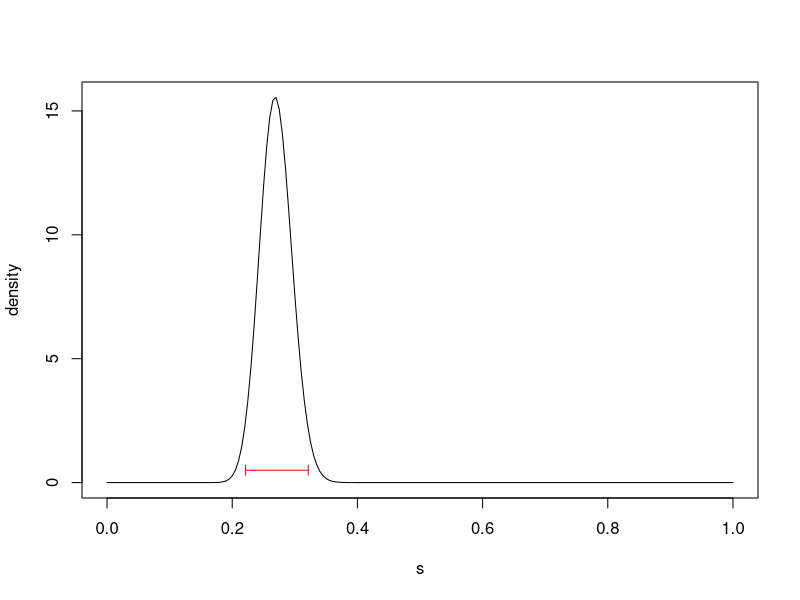
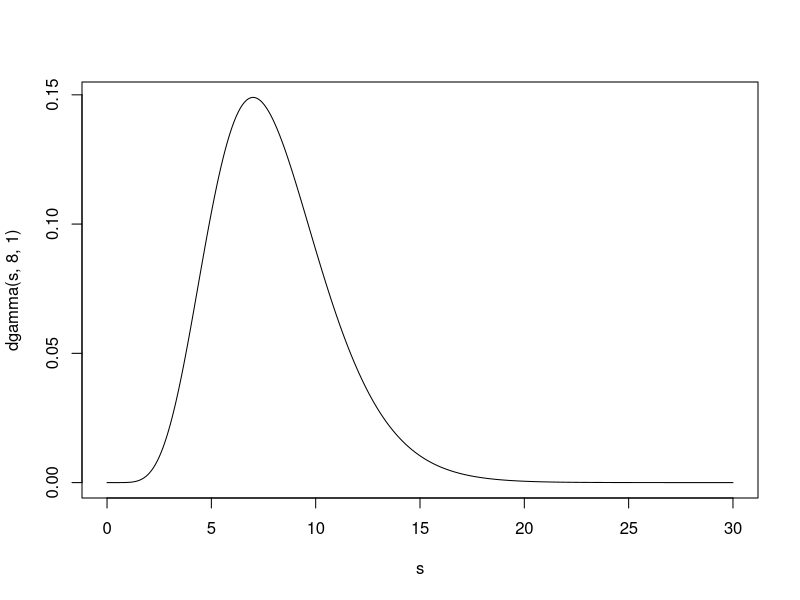
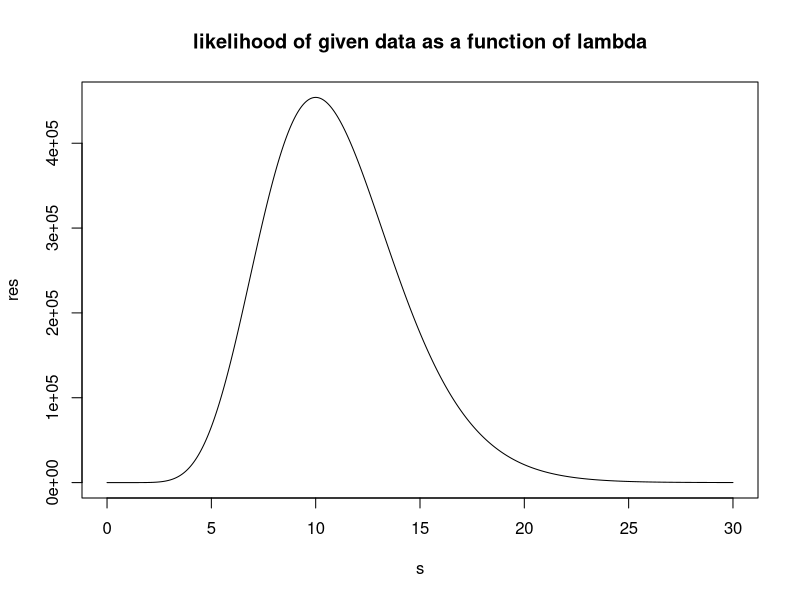

The R script that drew these images, in order:
## ---- chunk 1
knitr::opts_chunk$set(echo = TRUE)
## ---- chunk 2
s <- seq(0.0, 1, by = 0.005)
plot(s, dbeta(s, 81, 219), type = 'l', ylab = 'density')
arrows(qbeta(0.025, 81, 219), 0.5, qbeta(0.975, 81, 219), 0.5, col = 'red', code = 3, angle = 90, length = 0.05) # adding an 'arrow' to display a credibility interval at the level y = 0.5
## ---- chunk 3
print( c( qbeta(0.025, 81, 219), qbeta(0.975, 81, 219) ) )  # equal tailed Credibility interval
## ---- chunk 4
## your answer
## ---- chunk 5
# your answers
## ---- chunk 6
# your answers
## ---- chunk 7
# your answers
## ---- chunk 8
# your answers
## ---- chunk 9
s <- seq(0, 30, by = 0.01)
plot(s, dgamma(s, 8, 1), type = 'l')

## ---- chunk 10
y <- c(0.131, 0.078, 0.297, 0.024, 0.016, 0.057, 0.070, 0.148, 0.070, 0.109)
# after you started the stop watch, the first customer arrived after 7 minutes and 52 seconds (0.131 of an hour)
# the next customer came 4 minutes and 41 seconds after that (0.078 of an hour). etc. etc.
# You gathered values for 10 customers total.
# Conveniently, they add up to exactly one hour!
## ---- chunk 11
s <- seq(0, 30, by = 0.01)
l <- function(lambda){
  y <- c(0.131, 0.078, 0.297, 0.024, 0.016, 0.057, 0.070, 0.148, 0.070, 0.109)
  prod(lambda * exp(-lambda * y))
}

res <- rep(NA, length(s))
for(i in 1:length(s)){
  res[i] <- l(s[i])
}

plot(s, res, type = 'l', main = 'likelihood of given data as a function of lambda')
